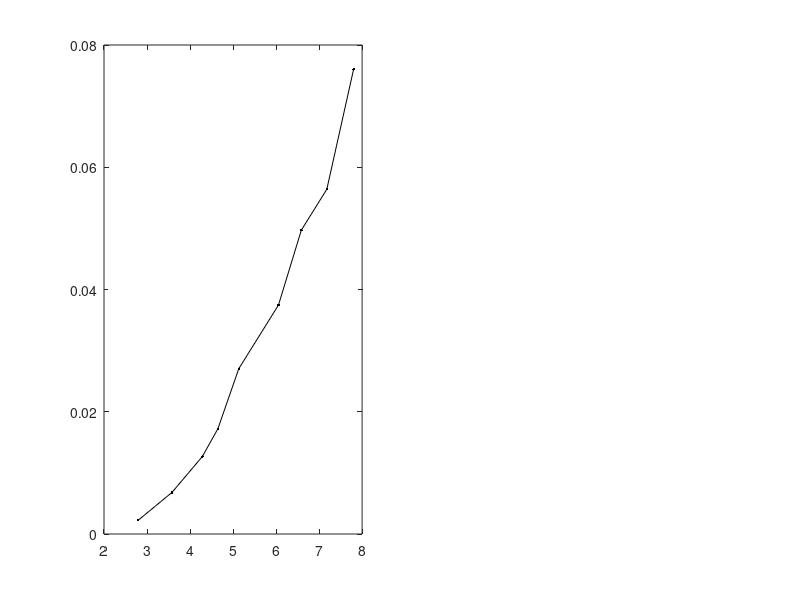

This chart was generated by the following MATLAB code:
% u =(10:2:26);
% i =[0.065 0.081 0.099 0.117 0.137 0.156 0.177 0.200 0.220];
% v1=[2.795 3.582 4.286 4.648 5.133 6.056 6.587 7.180 7.803];
% r=0.5*103.84*10^(-3);
% s=pi*r*r;
% rho=1.185;
% p0=u.*i
% p1=0.5.*rho.*s.*(v1.^3)
% ita=p1./p0
%
% subplot(1, 2, 1);
% uv=scatter(u, v1, 200, 'k', '.');
% dddd=(0:0.22:1.76)-0.3;
% text(u-dddd, v1+0.12, arrayfun(@(x)sprintf("%.3f", x), v1), 'fontname', 'latin modern math', 'fontsize', 12)
%
% hold on;
% xlim([10, 26])
% xticks(u)
% set(gca, 'FontName', 'Latin Modern Math', 'FontSize', 15);
% xlabel('\fontname{Songti SC}输入电压 \fontname{Latin Modern Math}U/V');
% ylabel('\fontname{Songti SC}风速 \fontname{Latin Modern Math}V_1/(m/s)');
% box on;
% M=[u' ones(9,1)];
% k=M\(v1');
% v1pre=(M*k)';
%
% plot(u, v1pre, '-k', 'LineWidth', 2);
%
% subplot(1, 2, 2);
% plot(v1, ita, '.-k', 'LineWidth', 2, 'MarkerSize', 15);
% set(gca, 'FontName', 'Latin Modern Math', 'FontSize', 15);
% xlabel('\fontname{Songti SC}风速 \fontname{Latin Modern Math}V_1/(m/s)');
% ylabel('\fontname{Songti SC}转换效率 \fontname{Latin Modern Math}\eta');
% dddd=(0:0.22:1.76)-0.3;
% text(v1-0.55, ita, arrayfun(@(x)sprintf("%.3f", x), ita), 'fontname', 'latin modern math', 'fontsize', 12)




% r=(400:200:2000);
% u1=[2.40,3.20,3.85,4.10,4.42,4.67,4.88,5.02,5.25];
% u2=[5.12,6.30,7.20,8.01,8.30,8.71,8.96,9.15,9.20];
% p1=u1.^2./r
% p2=u2.^2./r
%
% plot(r, p1, '.--k', 'LineWidth', 2, 'MarkerSize', 15);
% hold on;
% plot(r, p2, '.-k', 'LineWidth', 2, 'MarkerSize', 15);
% set(gca, 'FontName', 'Latin Modern Math', 'FontSize', 15);
%
% xlim([400, 2000])
% xticks(r)
%
% legend(["\fontname{Songti SC}风机电压 \fontname{Latin Modern Math}16V; \fontname{Songti SC}风速 \fontname{Latin Modern Math}4.648m/s", "\fontname{Songti SC}风机电压 \fontname{Latin Modern Math}24V; \fontname{Songti SC}风速 \fontname{Latin Modern Math}7.180m/s"],...
%     'FontSize', 18);
% xlabel('\fontname{Songti SC}负载电阻 \fontname{Latin Modern Math}R/\Omega');
% ylabel('\fontname{Songti SC}输出功率 \fontname{Latin Modern Math}P/W');
% dddd=(0:13:104)-8;
% text(r-dddd, p1+0.001, arrayfun(@(x)sprintf("%.4f", x), p1), 'fontname', 'latin modern math', 'fontsize', 12)
% text(r-dddd, p2-0.001, arrayfun(@(x)sprintf("%.4f", x), p2), 'fontname', 'latin modern math', 'fontsize', 12);

u=(10:2:26);
u1=[1.50 2.61 3.56 4.15 5.20 6.12 7.05 7.51 8.72];
v1=[2.795 3.582 4.286 4.648 5.133 6.056 6.587 7.180 7.803];
p0=u1.^2./1000
r=0.5*103.84*10^(-3);
s=pi*r*r;
rho=1.185;
p1=0.5.*rho.*s.*(v1.^3)
eta=p0./p1

subplot(1, 2, 1);
plot(v1, p0, '.-k');
